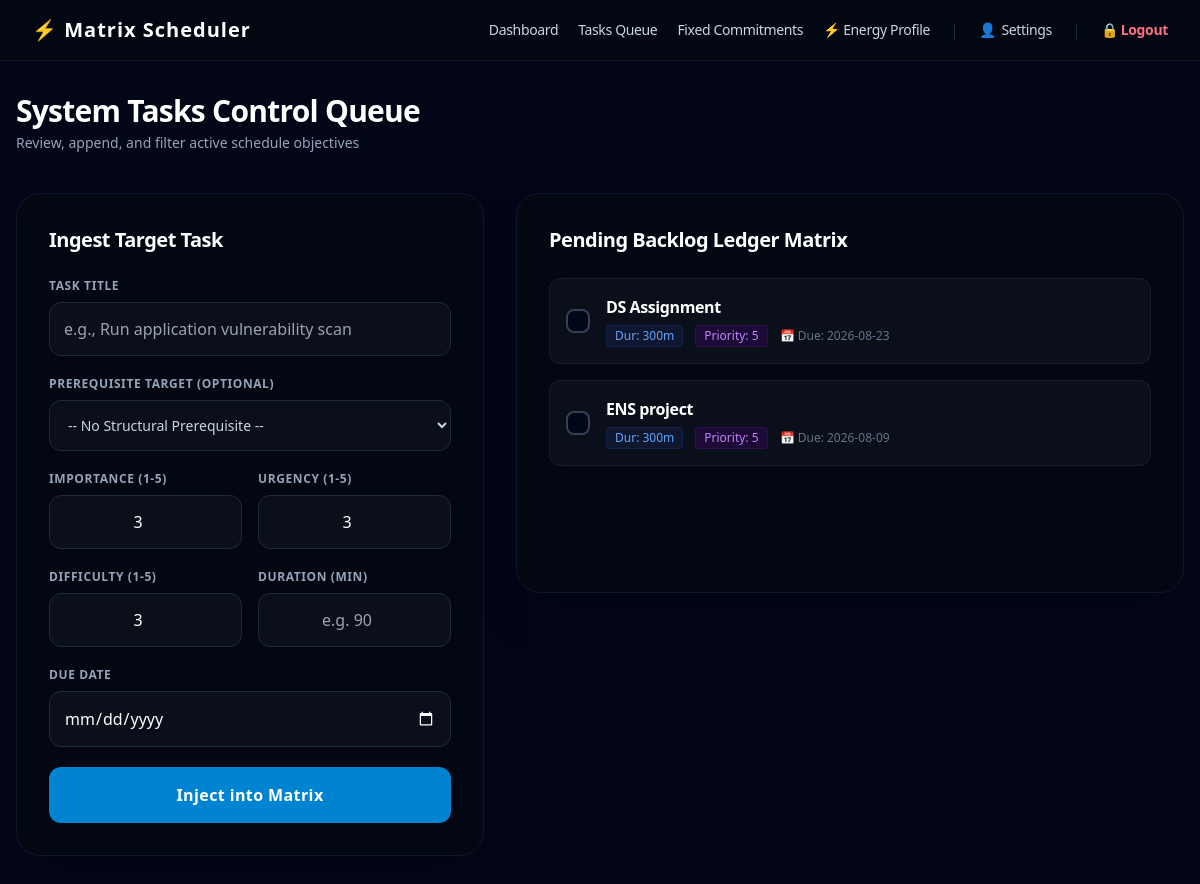
The app's page /tasks (signed in) with its own data.
### tables this page shows
CREATE TABLE tasks (
                id INTEGER PRIMARY KEY AUTOINCREMENT,
                user_id INTEGER NOT NULL,
                parent_id INTEGER DEFAULT NULL,
                title TEXT NOT NULL,
                priority INTEGER CHECK(priority BETWEEN 1 AND 5),
                urgency INTEGER CHECK(urgency BETWEEN 1 AND 5),
                difficulty INTEGER CHECK(difficulty BETWEEN 1 AND 5),
                duration INTEGER NOT NULL,
                due_date TEXT,
                is_completed INTEGER DEFAULT 0,
                FOREIGN KEY(user_id) REFERENCES user_profile(id) ON DELETE CASCADE,
                FOREIGN KEY(parent_id) REFERENCES tasks(id) ON DELETE SET NULL
            );

### app.py (the view, shortened to what this page needs)
@app.route('/tasks', methods=['GET', 'POST'])
def manage_tasks():
    if not is_authenticated():
        return redirect(url_for('login'))
    db = get_db()
    all_tasks = db.execute("SELECT * FROM tasks WHERE is_completed = 0 AND user_id = ? ORDER BY id DESC", (session['user_id'],)).fetchall()
    return render_template('tasks.html', tasks=all_tasks)

### app.py (called while the page is built)
def get_db():
    conn = sqlite3.connect(DATABASE, check_same_thread=False)
    conn.row_factory = sqlite3.Row
    return conn

def is_authenticated():
    return "user_id" in session

### templates/tasks.html (shortened to what this page needs)
{% extends "base.html" %}
{% block content %}
<div class="max-w-7xl mx-auto px-4 py-8">
    <div class="mb-10">
        <h1 class="text-2xl md:text-3xl font-extrabold text-white tracking-tight">System Tasks Control Queue</h1>
        <p class="text-sm text-slate-400 mt-1">Review, append, and filter active schedule objectives</p>
    </div>
    <div class="grid grid-cols-1 lg:grid-cols-12 gap-8 items-start">
        <div class="lg:col-span-5">
            <div class="bg-[#030712] border border-slate-900 rounded-3xl p-6 md:p-8 shadow-2xl">
                <h2 class="text-xl font-extrabold text-white tracking-tight mb-6">Ingest Target Task</h2>
                <form action="{{ url_for('manage_tasks') }}" method="POST" class="space-y-5">
                    <div class="flex flex-col">
                        <label class="text-xs font-semibold text-slate-400 tracking-wider uppercase mb-2">Task Title</label>
                        <input type="text" name="title" required placeholder="e.g., Run application vulnerability scan"
                               class="w-full bg-[#0b0f19] border border-slate-800 rounded-xl p-3.5 text-base text-white outline-none focus:border-blue-500 transition shadow-inner">
                    </div>
                    <div class="flex flex-col">
                        <label class="text-xs font-semibold text-slate-400 tracking-wider uppercase mb-2">Prerequisite Target (Optional)</label>
                        <select name="parent_id" class="w-full bg-[#0b0f19] border border-slate-800 rounded-xl p-3.5 text-sm text-slate-300 outline-none focus:border-blue-500 transition shadow-inner">
                            <option value="">-- No Structural Prerequisite --</option>
                        </select>
                    </div>
                    <div class="grid grid-cols-2 gap-4">
                        <div class="flex flex-col">
                            <label class="text-xs font-semibold text-slate-400 tracking-wider uppercase mb-2">Importance (1-5)</label>
                            <input type="number" name="priority" min="1" max="5" value="3" required
                                   class="w-full bg-[#0b0f19] border border-slate-800 rounded-xl p-3.5 text-white outline-none focus:border-blue-500 transition text-center">
                        </div>
                        <div class="flex flex-col">
                            <label class="text-xs font-semibold text-slate-400 tracking-wider uppercase mb-2">Urgency (1-5)</label>
                            <input type="number" name="urgency" min="1" max="5" value="3" required
                                   class="w-full bg-[#0b0f19] border border-slate-800 rounded-xl p-3.5 text-white outline-none focus:border-blue-500 transition text-center">
                        </div>
                    </div>
                    <div class="grid grid-cols-2 gap-4">
                        <div class="flex flex-col">
                            <label class="text-xs font-semibold text-slate-400 tracking-wider uppercase mb-2">Difficulty (1-5)</label>
                            <input type="number" name="difficulty" min="1" max="5" value="3" required
                                   class="w-full bg-[#0b0f19] border border-slate-800 rounded-xl p-3.5 text-white outline-none focus:border-blue-500 transition text-center">
                        </div>
                        <div class="flex flex-col">
                            <label class="text-xs font-semibold text-slate-400 tracking-wider uppercase mb-2">Duration (Min)</label>
                            <input type="number" name="duration" min="5" step="5" placeholder="e.g. 90" required
                                   class="w-full bg-[#0b0f19] border border-slate-800 rounded-xl p-3.5 text-white outline-none focus:border-blue-500 transition text-center">
                        </div>
                    </div>
                    <div class="flex flex-col">
                        <label class="text-xs font-semibold text-slate-400 tracking-wider uppercase mb-2">Due Date</label>
                        <input type="date" name="due_date" required
                               class="w-full bg-[#0b0f19] border border-slate-800 rounded-xl p-3.5 text-white outline-none focus:border-blue-500 transition color-scheme-dark">
                    </div>
                    <button type="submit" class="w-full bg-[#0084d1] hover:bg-[#0074b8] text-white font-bold py-4 px-4 rounded-xl tracking-wide transition duration-150 transform-gpu active:scale-[0.99] mt-4 shadow-lg">
                        Inject into Matrix
                    </button>
                </form>
            </div>
        </div>
        <div class="lg:col-span-7">
            <div class="bg-[#030712] border border-slate-900 rounded-3xl p-6 md:p-8 shadow-2xl min-h-[400px]">
                <h2 class="text-xl font-bold text-white tracking-tight mb-6">Pending Backlog Ledger Matrix</h2>
                {% if not tasks %}
                <div class="text-center py-24 border border-dashed border-slate-800/80 rounded-2xl bg-[#0b0f19]/30">
                    <div class="text-slate-600 text-3xl mb-3">📋</div>
                    <p class="text-slate-400 font-medium text-base">No active metrics found inside memory pool.</p>
                    <p class="text-xs text-slate-500 mt-2 max-w-sm mx-auto px-4">Use the injection sidebar panel to process initial tasks for your workspace.</p>
                </div>
                {% else %}
                <div class="space-y-4">
                    {% for t in tasks %}
                    <div class="p-4 bg-[#0b0f19] border border-slate-800/60 rounded-xl flex items-center justify-between gap-4 group">
                        <div class="flex items-center gap-4">
                            <form action="{{ url_for('complete_task', task_id=t['id']) }}" method="POST">
                                <button type="submit" class="w-6 h-6 rounded-lg border-2 border-slate-700 hover:border-emerald-500 flex items-center justify-center text-transparent hover:text-emerald-500 bg-slate-950 transition-colors duration-150" title="Mark Task Finished">
                                </button>
                            </form>
                            <div>
                                <p class="text-base font-semibold text-white tracking-tight">{{ t['title'] }}</p>
                                <div class="flex flex-wrap items-center gap-3 mt-1.5 text-xs text-slate-400">
                                    <span class="bg-blue-950/40 text-blue-400 px-2 py-0.5 rounded border border-blue-900/30">Dur: {{ t['duration'] }}m</span>
                                    <span class="bg-purple-950/40 text-purple-400 px-2 py-0.5 rounded border border-purple-900/30">Priority: {{ t['priority'] }}</span>
                                    {% if t['due_date'] %}
                                    <span class="text-slate-500">📅 Due: {{ t['due_date'] }}</span>
                                    {% endif %}
                                </div>
                            </div>
                        </div>
                        <form action="{{ url_for('delete_task', task_id=t['id']) }}" method="POST" onsubmit="return confirm('Drop this task from memory backlog?');">
                        </form>
                    </div>
                    {% endfor %}
                </div>
                {% endif %}
            </div>
        </div>
    </div>
</div>
{% endblock %}

### templates/tasks.html (style rules this page uses)
.color-scheme-dark { color-scheme: dark; }

### records on screen
tasks: title "DS Assignment", duration "300", priority "5", due_date "2026-08-23"
tasks: title "ENS project", duration "300", priority "5", due_date "2026-08-09"
